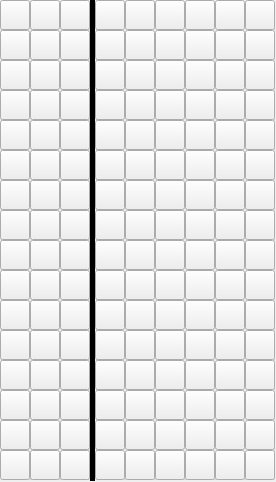
<?xml version="1.0" encoding="UTF-8"?>
<ui version="4.0">
 <class>ColorChoiceWindow</class>
 <widget class="QWidget" name="ColorChoiceWindow">
  <property name="geometry">
   <rect>
    <x>0</x>
    <y>0</y>
    <width>276</width>
    <height>482</height>
   </rect>
  </property>
  <property name="windowTitle">
   <string>Form</string>
  </property>
  <widget class="QGroupBox" name="groupBox">
   <property name="geometry">
    <rect>
     <x>0</x>
     <y>0</y>
     <width>90</width>
     <height>480</height>
    </rect>
   </property>
   <property name="title">
    <string/>
   </property>
   <widget class="QPushButton" name="pushButton">
    <property name="geometry">
     <rect>
      <x>0</x>
      <y>0</y>
      <width>30</width>
      <height>30</height>
     </rect>
    </property>
    <property name="text">
     <string/>
    </property>
   </widget>
   <widget class="QPushButton" name="pushButton_2">
    <property name="geometry">
     <rect>
      <x>30</x>
      <y>0</y>
      <width>30</width>
      <height>30</height>
     </rect>
    </property>
    <property name="text">
     <string/>
    </property>
   </widget>
   <widget class="QPushButton" name="pushButton_3">
    <property name="geometry">
     <rect>
      <x>60</x>
      <y>0</y>
      <width>30</width>
      <height>30</height>
     </rect>
    </property>
    <property name="text">
     <string/>
    </property>
   </widget>
   <widget class="QPushButton" name="pushButton_4">
    <property name="geometry">
     <rect>
      <x>30</x>
      <y>30</y>
      <width>30</width>
      <height>30</height>
     </rect>
    </property>
    <property name="text">
     <string/>
    </property>
   </widget>
   <widget class="QPushButton" name="pushButton_5">
    <property name="geometry">
     <rect>
      <x>60</x>
      <y>30</y>
      <width>30</width>
      <height>30</height>
     </rect>
    </property>
    <property name="text">
     <string/>
    </property>
   </widget>
   <widget class="QPushButton" name="pushButton_6">
    <property name="geometry">
     <rect>
      <x>0</x>
      <y>30</y>
      <width>30</width>
      <height>30</height>
     </rect>
    </property>
    <property name="text">
     <string/>
    </property>
   </widget>
   <widget class="QPushButton" name="pushButton_7">
    <property name="geometry">
     <rect>
      <x>30</x>
      <y>60</y>
      <width>30</width>
      <height>30</height>
     </rect>
    </property>
    <property name="text">
     <string/>
    </property>
   </widget>
   <widget class="QPushButton" name="pushButton_8">
    <property name="geometry">
     <rect>
      <x>60</x>
      <y>60</y>
      <width>30</width>
      <height>30</height>
     </rect>
    </property>
    <property name="text">
     <string/>
    </property>
   </widget>
   <widget class="QPushButton" name="pushButton_9">
    <property name="geometry">
     <rect>
      <x>0</x>
      <y>60</y>
      <width>30</width>
      <height>30</height>
     </rect>
    </property>
    <property name="text">
     <string/>
    </property>
   </widget>
   <widget class="QPushButton" name="pushButton_10">
    <property name="geometry">
     <rect>
      <x>30</x>
      <y>90</y>
      <width>30</width>
      <height>30</height>
     </rect>
    </property>
    <property name="text">
     <string/>
    </property>
   </widget>
   <widget class="QPushButton" name="pushButton_11">
    <property name="geometry">
     <rect>
      <x>60</x>
      <y>90</y>
      <width>30</width>
      <height>30</height>
     </rect>
    </property>
    <property name="text">
     <string/>
    </property>
   </widget>
   <widget class="QPushButton" name="pushButton_12">
    <property name="geometry">
     <rect>
      <x>0</x>
      <y>90</y>
      <width>30</width>
      <height>30</height>
     </rect>
    </property>
    <property name="text">
     <string/>
    </property>
   </widget>
   <widget class="QPushButton" name="pushButton_13">
    <property name="geometry">
     <rect>
      <x>60</x>
      <y>180</y>
      <width>30</width>
      <height>30</height>
     </rect>
    </property>
    <property name="text">
     <string/>
    </property>
   </widget>
   <widget class="QPushButton" name="pushButton_14">
    <property name="geometry">
     <rect>
      <x>30</x>
      <y>210</y>
      <width>30</width>
      <height>30</height>
     </rect>
    </property>
    <property name="text">
     <string/>
    </property>
   </widget>
   <widget class="QPushButton" name="pushButton_15">
    <property name="geometry">
     <rect>
      <x>30</x>
      <y>120</y>
      <width>30</width>
      <height>30</height>
     </rect>
    </property>
    <property name="text">
     <string/>
    </property>
   </widget>
   <widget class="QPushButton" name="pushButton_16">
    <property name="geometry">
     <rect>
      <x>60</x>
      <y>210</y>
      <width>30</width>
      <height>30</height>
     </rect>
    </property>
    <property name="text">
     <string/>
    </property>
   </widget>
   <widget class="QPushButton" name="pushButton_17">
    <property name="geometry">
     <rect>
      <x>60</x>
      <y>150</y>
      <width>30</width>
      <height>30</height>
     </rect>
    </property>
    <property name="text">
     <string/>
    </property>
   </widget>
   <widget class="QPushButton" name="pushButton_18">
    <property name="geometry">
     <rect>
      <x>0</x>
      <y>150</y>
      <width>30</width>
      <height>30</height>
     </rect>
    </property>
    <property name="text">
     <string/>
    </property>
   </widget>
   <widget class="QPushButton" name="pushButton_19">
    <property name="geometry">
     <rect>
      <x>30</x>
      <y>150</y>
      <width>30</width>
      <height>30</height>
     </rect>
    </property>
    <property name="text">
     <string/>
    </property>
   </widget>
   <widget class="QPushButton" name="pushButton_20">
    <property name="geometry">
     <rect>
      <x>60</x>
      <y>120</y>
      <width>30</width>
      <height>30</height>
     </rect>
    </property>
    <property name="text">
     <string/>
    </property>
   </widget>
   <widget class="QPushButton" name="pushButton_21">
    <property name="geometry">
     <rect>
      <x>0</x>
      <y>210</y>
      <width>30</width>
      <height>30</height>
     </rect>
    </property>
    <property name="text">
     <string/>
    </property>
   </widget>
   <widget class="QPushButton" name="pushButton_22">
    <property name="geometry">
     <rect>
      <x>30</x>
      <y>180</y>
      <width>30</width>
      <height>30</height>
     </rect>
    </property>
    <property name="text">
     <string/>
    </property>
   </widget>
   <widget class="QPushButton" name="pushButton_23">
    <property name="geometry">
     <rect>
      <x>0</x>
      <y>120</y>
      <width>30</width>
      <height>30</height>
     </rect>
    </property>
    <property name="text">
     <string/>
    </property>
   </widget>
   <widget class="QPushButton" name="pushButton_24">
    <property name="geometry">
     <rect>
      <x>0</x>
      <y>180</y>
      <width>30</width>
      <height>30</height>
     </rect>
    </property>
    <property name="text">
     <string/>
    </property>
   </widget>
   <widget class="QPushButton" name="pushButton_25">
    <property name="geometry">
     <rect>
      <x>60</x>
      <y>330</y>
      <width>30</width>
      <height>30</height>
     </rect>
    </property>
    <property name="text">
     <string/>
    </property>
   </widget>
   <widget class="QPushButton" name="pushButton_26">
    <property name="geometry">
     <rect>
      <x>0</x>
      <y>240</y>
      <width>30</width>
      <height>30</height>
     </rect>
    </property>
    <property name="text">
     <string/>
    </property>
   </widget>
   <widget class="QPushButton" name="pushButton_27">
    <property name="geometry">
     <rect>
      <x>30</x>
      <y>330</y>
      <width>30</width>
      <height>30</height>
     </rect>
    </property>
    <property name="text">
     <string/>
    </property>
   </widget>
   <widget class="QPushButton" name="pushButton_28">
    <property name="geometry">
     <rect>
      <x>30</x>
      <y>240</y>
      <width>30</width>
      <height>30</height>
     </rect>
    </property>
    <property name="text">
     <string/>
    </property>
   </widget>
   <widget class="QPushButton" name="pushButton_29">
    <property name="geometry">
     <rect>
      <x>30</x>
      <y>360</y>
      <width>30</width>
      <height>30</height>
     </rect>
    </property>
    <property name="text">
     <string/>
    </property>
   </widget>
   <widget class="QPushButton" name="pushButton_30">
    <property name="geometry">
     <rect>
      <x>60</x>
      <y>450</y>
      <width>30</width>
      <height>30</height>
     </rect>
    </property>
    <property name="text">
     <string/>
    </property>
   </widget>
   <widget class="QPushButton" name="pushButton_31">
    <property name="geometry">
     <rect>
      <x>30</x>
      <y>450</y>
      <width>30</width>
      <height>30</height>
     </rect>
    </property>
    <property name="text">
     <string/>
    </property>
   </widget>
   <widget class="QPushButton" name="pushButton_32">
    <property name="geometry">
     <rect>
      <x>60</x>
      <y>420</y>
      <width>30</width>
      <height>30</height>
     </rect>
    </property>
    <property name="text">
     <string/>
    </property>
   </widget>
   <widget class="QPushButton" name="pushButton_33">
    <property name="geometry">
     <rect>
      <x>60</x>
      <y>360</y>
      <width>30</width>
      <height>30</height>
     </rect>
    </property>
    <property name="text">
     <string/>
    </property>
   </widget>
   <widget class="QPushButton" name="pushButton_34">
    <property name="geometry">
     <rect>
      <x>0</x>
      <y>270</y>
      <width>30</width>
      <height>30</height>
     </rect>
    </property>
    <property name="text">
     <string/>
    </property>
   </widget>
   <widget class="QPushButton" name="pushButton_35">
    <property name="geometry">
     <rect>
      <x>60</x>
      <y>240</y>
      <width>30</width>
      <height>30</height>
     </rect>
    </property>
    <property name="text">
     <string/>
    </property>
   </widget>
   <widget class="QPushButton" name="pushButton_36">
    <property name="geometry">
     <rect>
      <x>30</x>
      <y>390</y>
      <width>30</width>
      <height>30</height>
     </rect>
    </property>
    <property name="text">
     <string/>
    </property>
   </widget>
   <widget class="QPushButton" name="pushButton_37">
    <property name="geometry">
     <rect>
      <x>60</x>
      <y>300</y>
      <width>30</width>
      <height>30</height>
     </rect>
    </property>
    <property name="text">
     <string/>
    </property>
   </widget>
   <widget class="QPushButton" name="pushButton_38">
    <property name="geometry">
     <rect>
      <x>0</x>
      <y>420</y>
      <width>30</width>
      <height>30</height>
     </rect>
    </property>
    <property name="text">
     <string/>
    </property>
   </widget>
   <widget class="QPushButton" name="pushButton_39">
    <property name="geometry">
     <rect>
      <x>60</x>
      <y>390</y>
      <width>30</width>
      <height>30</height>
     </rect>
    </property>
    <property name="text">
     <string/>
    </property>
   </widget>
   <widget class="QPushButton" name="pushButton_40">
    <property name="geometry">
     <rect>
      <x>0</x>
      <y>330</y>
      <width>30</width>
      <height>30</height>
     </rect>
    </property>
    <property name="text">
     <string/>
    </property>
   </widget>
   <widget class="QPushButton" name="pushButton_41">
    <property name="geometry">
     <rect>
      <x>0</x>
      <y>450</y>
      <width>30</width>
      <height>30</height>
     </rect>
    </property>
    <property name="text">
     <string/>
    </property>
   </widget>
   <widget class="QPushButton" name="pushButton_42">
    <property name="geometry">
     <rect>
      <x>60</x>
      <y>270</y>
      <width>30</width>
      <height>30</height>
     </rect>
    </property>
    <property name="text">
     <string/>
    </property>
   </widget>
   <widget class="QPushButton" name="pushButton_43">
    <property name="geometry">
     <rect>
      <x>0</x>
      <y>360</y>
      <width>30</width>
      <height>30</height>
     </rect>
    </property>
    <property name="text">
     <string/>
    </property>
   </widget>
   <widget class="QPushButton" name="pushButton_44">
    <property name="geometry">
     <rect>
      <x>0</x>
      <y>390</y>
      <width>30</width>
      <height>30</height>
     </rect>
    </property>
    <property name="text">
     <string/>
    </property>
   </widget>
   <widget class="QPushButton" name="pushButton_45">
    <property name="geometry">
     <rect>
      <x>30</x>
      <y>420</y>
      <width>30</width>
      <height>30</height>
     </rect>
    </property>
    <property name="text">
     <string/>
    </property>
   </widget>
   <widget class="QPushButton" name="pushButton_46">
    <property name="geometry">
     <rect>
      <x>0</x>
      <y>300</y>
      <width>30</width>
      <height>30</height>
     </rect>
    </property>
    <property name="text">
     <string/>
    </property>
   </widget>
   <widget class="QPushButton" name="pushButton_47">
    <property name="geometry">
     <rect>
      <x>30</x>
      <y>270</y>
      <width>30</width>
      <height>30</height>
     </rect>
    </property>
    <property name="text">
     <string/>
    </property>
   </widget>
   <widget class="QPushButton" name="pushButton_48">
    <property name="geometry">
     <rect>
      <x>30</x>
      <y>300</y>
      <width>30</width>
      <height>30</height>
     </rect>
    </property>
    <property name="text">
     <string/>
    </property>
   </widget>
  </widget>
  <widget class="QGroupBox" name="groupBox_2">
   <property name="geometry">
    <rect>
     <x>95</x>
     <y>0</y>
     <width>180</width>
     <height>480</height>
    </rect>
   </property>
   <property name="title">
    <string/>
   </property>
   <widget class="QPushButton" name="btnAltColor">
    <property name="geometry">
     <rect>
      <x>0</x>
      <y>0</y>
      <width>30</width>
      <height>30</height>
     </rect>
    </property>
    <property name="text">
     <string/>
    </property>
   </widget>
   <widget class="QPushButton" name="btnAltColor_2">
    <property name="geometry">
     <rect>
      <x>30</x>
      <y>0</y>
      <width>30</width>
      <height>30</height>
     </rect>
    </property>
    <property name="text">
     <string/>
    </property>
   </widget>
   <widget class="QPushButton" name="btnAltColor_3">
    <property name="geometry">
     <rect>
      <x>60</x>
      <y>0</y>
      <width>30</width>
      <height>30</height>
     </rect>
    </property>
    <property name="text">
     <string/>
    </property>
   </widget>
   <widget class="QPushButton" name="btnAltColor_4">
    <property name="geometry">
     <rect>
      <x>90</x>
      <y>0</y>
      <width>30</width>
      <height>30</height>
     </rect>
    </property>
    <property name="text">
     <string/>
    </property>
   </widget>
   <widget class="QPushButton" name="btnAltColor_5">
    <property name="geometry">
     <rect>
      <x>120</x>
      <y>0</y>
      <width>30</width>
      <height>30</height>
     </rect>
    </property>
    <property name="text">
     <string/>
    </property>
   </widget>
   <widget class="QPushButton" name="btnAltColor_6">
    <property name="geometry">
     <rect>
      <x>150</x>
      <y>0</y>
      <width>30</width>
      <height>30</height>
     </rect>
    </property>
    <property name="text">
     <string/>
    </property>
   </widget>
   <widget class="QPushButton" name="btnAltColor_7">
    <property name="geometry">
     <rect>
      <x>0</x>
      <y>30</y>
      <width>30</width>
      <height>30</height>
     </rect>
    </property>
    <property name="text">
     <string/>
    </property>
   </widget>
   <widget class="QPushButton" name="btnAltColor_8">
    <property name="geometry">
     <rect>
      <x>30</x>
      <y>30</y>
      <width>30</width>
      <height>30</height>
     </rect>
    </property>
    <property name="text">
     <string/>
    </property>
   </widget>
   <widget class="QPushButton" name="btnAltColor_9">
    <property name="geometry">
     <rect>
      <x>60</x>
      <y>30</y>
      <width>30</width>
      <height>30</height>
     </rect>
    </property>
    <property name="text">
     <string/>
    </property>
   </widget>
   <widget class="QPushButton" name="btnAltColor_10">
    <property name="geometry">
     <rect>
      <x>90</x>
      <y>30</y>
      <width>30</width>
      <height>30</height>
     </rect>
    </property>
    <property name="text">
     <string/>
    </property>
   </widget>
   <widget class="QPushButton" name="btnAltColor_11">
    <property name="geometry">
     <rect>
      <x>120</x>
      <y>30</y>
      <width>30</width>
      <height>30</height>
     </rect>
    </property>
    <property name="text">
     <string/>
    </property>
   </widget>
   <widget class="QPushButton" name="btnAltColor_12">
    <property name="geometry">
     <rect>
      <x>150</x>
      <y>30</y>
      <width>30</width>
      <height>30</height>
     </rect>
    </property>
    <property name="text">
     <string/>
    </property>
   </widget>
   <widget class="QPushButton" name="btnAltColor_13">
    <property name="geometry">
     <rect>
      <x>120</x>
      <y>90</y>
      <width>30</width>
      <height>30</height>
     </rect>
    </property>
    <property name="text">
     <string/>
    </property>
   </widget>
   <widget class="QPushButton" name="btnAltColor_14">
    <property name="geometry">
     <rect>
      <x>150</x>
      <y>90</y>
      <width>30</width>
      <height>30</height>
     </rect>
    </property>
    <property name="text">
     <string/>
    </property>
   </widget>
   <widget class="QPushButton" name="btnAltColor_15">
    <property name="geometry">
     <rect>
      <x>0</x>
      <y>60</y>
      <width>30</width>
      <height>30</height>
     </rect>
    </property>
    <property name="text">
     <string/>
    </property>
   </widget>
   <widget class="QPushButton" name="btnAltColor_16">
    <property name="geometry">
     <rect>
      <x>90</x>
      <y>60</y>
      <width>30</width>
      <height>30</height>
     </rect>
    </property>
    <property name="text">
     <string/>
    </property>
   </widget>
   <widget class="QPushButton" name="btnAltColor_17">
    <property name="geometry">
     <rect>
      <x>30</x>
      <y>90</y>
      <width>30</width>
      <height>30</height>
     </rect>
    </property>
    <property name="text">
     <string/>
    </property>
   </widget>
   <widget class="QPushButton" name="btnAltColor_18">
    <property name="geometry">
     <rect>
      <x>0</x>
      <y>90</y>
      <width>30</width>
      <height>30</height>
     </rect>
    </property>
    <property name="text">
     <string/>
    </property>
   </widget>
   <widget class="QPushButton" name="btnAltColor_19">
    <property name="geometry">
     <rect>
      <x>30</x>
      <y>60</y>
      <width>30</width>
      <height>30</height>
     </rect>
    </property>
    <property name="text">
     <string/>
    </property>
   </widget>
   <widget class="QPushButton" name="btnAltColor_20">
    <property name="geometry">
     <rect>
      <x>60</x>
      <y>60</y>
      <width>30</width>
      <height>30</height>
     </rect>
    </property>
    <property name="text">
     <string/>
    </property>
   </widget>
   <widget class="QPushButton" name="btnAltColor_21">
    <property name="geometry">
     <rect>
      <x>150</x>
      <y>60</y>
      <width>30</width>
      <height>30</height>
     </rect>
    </property>
    <property name="text">
     <string/>
    </property>
   </widget>
   <widget class="QPushButton" name="btnAltColor_22">
    <property name="geometry">
     <rect>
      <x>90</x>
      <y>90</y>
      <width>30</width>
      <height>30</height>
     </rect>
    </property>
    <property name="text">
     <string/>
    </property>
   </widget>
   <widget class="QPushButton" name="btnAltColor_23">
    <property name="geometry">
     <rect>
      <x>120</x>
      <y>60</y>
      <width>30</width>
      <height>30</height>
     </rect>
    </property>
    <property name="text">
     <string/>
    </property>
   </widget>
   <widget class="QPushButton" name="btnAltColor_24">
    <property name="geometry">
     <rect>
      <x>60</x>
      <y>90</y>
      <width>30</width>
      <height>30</height>
     </rect>
    </property>
    <property name="text">
     <string/>
    </property>
   </widget>
   <widget class="QPushButton" name="btnAltColor_25">
    <property name="geometry">
     <rect>
      <x>120</x>
      <y>150</y>
      <width>30</width>
      <height>30</height>
     </rect>
    </property>
    <property name="text">
     <string/>
    </property>
   </widget>
   <widget class="QPushButton" name="btnAltColor_26">
    <property name="geometry">
     <rect>
      <x>150</x>
      <y>150</y>
      <width>30</width>
      <height>30</height>
     </rect>
    </property>
    <property name="text">
     <string/>
    </property>
   </widget>
   <widget class="QPushButton" name="btnAltColor_27">
    <property name="geometry">
     <rect>
      <x>0</x>
      <y>120</y>
      <width>30</width>
      <height>30</height>
     </rect>
    </property>
    <property name="text">
     <string/>
    </property>
   </widget>
   <widget class="QPushButton" name="btnAltColor_28">
    <property name="geometry">
     <rect>
      <x>90</x>
      <y>120</y>
      <width>30</width>
      <height>30</height>
     </rect>
    </property>
    <property name="text">
     <string/>
    </property>
   </widget>
   <widget class="QPushButton" name="btnAltColor_29">
    <property name="geometry">
     <rect>
      <x>30</x>
      <y>150</y>
      <width>30</width>
      <height>30</height>
     </rect>
    </property>
    <property name="text">
     <string/>
    </property>
   </widget>
   <widget class="QPushButton" name="btnAltColor_30">
    <property name="geometry">
     <rect>
      <x>0</x>
      <y>150</y>
      <width>30</width>
      <height>30</height>
     </rect>
    </property>
    <property name="text">
     <string/>
    </property>
   </widget>
   <widget class="QPushButton" name="btnAltColor_31">
    <property name="geometry">
     <rect>
      <x>30</x>
      <y>120</y>
      <width>30</width>
      <height>30</height>
     </rect>
    </property>
    <property name="text">
     <string/>
    </property>
   </widget>
   <widget class="QPushButton" name="btnAltColor_32">
    <property name="geometry">
     <rect>
      <x>60</x>
      <y>120</y>
      <width>30</width>
      <height>30</height>
     </rect>
    </property>
    <property name="text">
     <string/>
    </property>
   </widget>
   <widget class="QPushButton" name="btnAltColor_33">
    <property name="geometry">
     <rect>
      <x>150</x>
      <y>120</y>
      <width>30</width>
      <height>30</height>
     </rect>
    </property>
    <property name="text">
     <string/>
    </property>
   </widget>
   <widget class="QPushButton" name="btnAltColor_34">
    <property name="geometry">
     <rect>
      <x>90</x>
      <y>150</y>
      <width>30</width>
      <height>30</height>
     </rect>
    </property>
    <property name="text">
     <string/>
    </property>
   </widget>
   <widget class="QPushButton" name="btnAltColor_35">
    <property name="geometry">
     <rect>
      <x>120</x>
      <y>120</y>
      <width>30</width>
      <height>30</height>
     </rect>
    </property>
    <property name="text">
     <string/>
    </property>
   </widget>
   <widget class="QPushButton" name="btnAltColor_36">
    <property name="geometry">
     <rect>
      <x>60</x>
      <y>150</y>
      <width>30</width>
      <height>30</height>
     </rect>
    </property>
    <property name="text">
     <string/>
    </property>
   </widget>
   <widget class="QPushButton" name="btnAltColor_37">
    <property name="geometry">
     <rect>
      <x>120</x>
      <y>210</y>
      <width>30</width>
      <height>30</height>
     </rect>
    </property>
    <property name="text">
     <string/>
    </property>
   </widget>
   <widget class="QPushButton" name="btnAltColor_38">
    <property name="geometry">
     <rect>
      <x>150</x>
      <y>210</y>
      <width>30</width>
      <height>30</height>
     </rect>
    </property>
    <property name="text">
     <string/>
    </property>
   </widget>
   <widget class="QPushButton" name="btnAltColor_39">
    <property name="geometry">
     <rect>
      <x>0</x>
      <y>180</y>
      <width>30</width>
      <height>30</height>
     </rect>
    </property>
    <property name="text">
     <string/>
    </property>
   </widget>
   <widget class="QPushButton" name="btnAltColor_40">
    <property name="geometry">
     <rect>
      <x>90</x>
      <y>180</y>
      <width>30</width>
      <height>30</height>
     </rect>
    </property>
    <property name="text">
     <string/>
    </property>
   </widget>
   <widget class="QPushButton" name="btnAltColor_41">
    <property name="geometry">
     <rect>
      <x>30</x>
      <y>210</y>
      <width>30</width>
      <height>30</height>
     </rect>
    </property>
    <property name="text">
     <string/>
    </property>
   </widget>
   <widget class="QPushButton" name="btnAltColor_42">
    <property name="geometry">
     <rect>
      <x>0</x>
      <y>210</y>
      <width>30</width>
      <height>30</height>
     </rect>
    </property>
    <property name="text">
     <string/>
    </property>
   </widget>
   <widget class="QPushButton" name="btnAltColor_43">
    <property name="geometry">
     <rect>
      <x>30</x>
      <y>180</y>
      <width>30</width>
      <height>30</height>
     </rect>
    </property>
    <property name="text">
     <string/>
    </property>
   </widget>
   <widget class="QPushButton" name="btnAltColor_44">
    <property name="geometry">
     <rect>
      <x>60</x>
      <y>180</y>
      <width>30</width>
      <height>30</height>
     </rect>
    </property>
    <property name="text">
     <string/>
    </property>
   </widget>
   <widget class="QPushButton" name="btnAltColor_45">
    <property name="geometry">
     <rect>
      <x>150</x>
      <y>180</y>
      <width>30</width>
      <height>30</height>
     </rect>
    </property>
    <property name="text">
     <string/>
    </property>
   </widget>
   <widget class="QPushButton" name="btnAltColor_46">
    <property name="geometry">
     <rect>
      <x>90</x>
      <y>210</y>
      <width>30</width>
      <height>30</height>
     </rect>
    </property>
    <property name="text">
     <string/>
    </property>
   </widget>
   <widget class="QPushButton" name="btnAltColor_47">
    <property name="geometry">
     <rect>
      <x>120</x>
      <y>180</y>
      <width>30</width>
      <height>30</height>
     </rect>
    </property>
    <property name="text">
     <string/>
    </property>
   </widget>
   <widget class="QPushButton" name="btnAltColor_48">
    <property name="geometry">
     <rect>
      <x>60</x>
      <y>210</y>
      <width>30</width>
      <height>30</height>
     </rect>
    </property>
    <property name="text">
     <string/>
    </property>
   </widget>
   <widget class="QPushButton" name="btnAltColor_49">
    <property name="geometry">
     <rect>
      <x>120</x>
      <y>270</y>
      <width>30</width>
      <height>30</height>
     </rect>
    </property>
    <property name="text">
     <string/>
    </property>
   </widget>
   <widget class="QPushButton" name="btnAltColor_50">
    <property name="geometry">
     <rect>
      <x>150</x>
      <y>270</y>
      <width>30</width>
      <height>30</height>
     </rect>
    </property>
    <property name="text">
     <string/>
    </property>
   </widget>
   <widget class="QPushButton" name="btnAltColor_51">
    <property name="geometry">
     <rect>
      <x>0</x>
      <y>240</y>
      <width>30</width>
      <height>30</height>
     </rect>
    </property>
    <property name="text">
     <string/>
    </property>
   </widget>
   <widget class="QPushButton" name="btnAltColor_52">
    <property name="geometry">
     <rect>
      <x>90</x>
      <y>240</y>
      <width>30</width>
      <height>30</height>
     </rect>
    </property>
    <property name="text">
     <string/>
    </property>
   </widget>
   <widget class="QPushButton" name="btnAltColor_53">
    <property name="geometry">
     <rect>
      <x>30</x>
      <y>270</y>
      <width>30</width>
      <height>30</height>
     </rect>
    </property>
    <property name="text">
     <string/>
    </property>
   </widget>
   <widget class="QPushButton" name="btnAltColor_54">
    <property name="geometry">
     <rect>
      <x>0</x>
      <y>270</y>
      <width>30</width>
      <height>30</height>
     </rect>
    </property>
    <property name="text">
     <string/>
    </property>
   </widget>
   <widget class="QPushButton" name="btnAltColor_55">
    <property name="geometry">
     <rect>
      <x>30</x>
      <y>240</y>
      <width>30</width>
      <height>30</height>
     </rect>
    </property>
    <property name="text">
     <string/>
    </property>
   </widget>
   <widget class="QPushButton" name="btnAltColor_56">
    <property name="geometry">
     <rect>
      <x>60</x>
      <y>240</y>
      <width>30</width>
      <height>30</height>
     </rect>
    </property>
    <property name="text">
     <string/>
    </property>
   </widget>
   <widget class="QPushButton" name="btnAltColor_57">
    <property name="geometry">
     <rect>
      <x>150</x>
      <y>240</y>
      <width>30</width>
      <height>30</height>
     </rect>
    </property>
    <property name="text">
     <string/>
    </property>
   </widget>
   <widget class="QPushButton" name="btnAltColor_58">
    <property name="geometry">
     <rect>
      <x>90</x>
      <y>270</y>
      <width>30</width>
      <height>30</height>
     </rect>
    </property>
    <property name="text">
     <string/>
    </property>
   </widget>
   <widget class="QPushButton" name="btnAltColor_59">
    <property name="geometry">
     <rect>
      <x>120</x>
      <y>240</y>
      <width>30</width>
      <height>30</height>
     </rect>
    </property>
    <property name="text">
     <string/>
    </property>
   </widget>
   <widget class="QPushButton" name="btnAltColor_60">
    <property name="geometry">
     <rect>
      <x>60</x>
      <y>270</y>
      <width>30</width>
      <height>30</height>
     </rect>
    </property>
    <property name="text">
     <string/>
    </property>
   </widget>
   <widget class="QPushButton" name="btnAltColor_61">
    <property name="geometry">
     <rect>
      <x>120</x>
      <y>330</y>
      <width>30</width>
      <height>30</height>
     </rect>
    </property>
    <property name="text">
     <string/>
    </property>
   </widget>
   <widget class="QPushButton" name="btnAltColor_62">
    <property name="geometry">
     <rect>
      <x>150</x>
      <y>330</y>
      <width>30</width>
      <height>30</height>
     </rect>
    </property>
    <property name="text">
     <string/>
    </property>
   </widget>
   <widget class="QPushButton" name="btnAltColor_63">
    <property name="geometry">
     <rect>
      <x>0</x>
      <y>300</y>
      <width>30</width>
      <height>30</height>
     </rect>
    </property>
    <property name="text">
     <string/>
    </property>
   </widget>
   <widget class="QPushButton" name="btnAltColor_64">
    <property name="geometry">
     <rect>
      <x>90</x>
      <y>300</y>
      <width>30</width>
      <height>30</height>
     </rect>
    </property>
    <property name="text">
     <string/>
    </property>
   </widget>
   <widget class="QPushButton" name="btnAltColor_65">
    <property name="geometry">
     <rect>
      <x>30</x>
      <y>330</y>
      <width>30</width>
      <height>30</height>
     </rect>
    </property>
    <property name="text">
     <string/>
    </property>
   </widget>
   <widget class="QPushButton" name="btnAltColor_66">
    <property name="geometry">
     <rect>
      <x>0</x>
      <y>330</y>
      <width>30</width>
      <height>30</height>
     </rect>
    </property>
    <property name="text">
     <string/>
    </property>
   </widget>
   <widget class="QPushButton" name="btnAltColor_67">
    <property name="geometry">
     <rect>
      <x>30</x>
      <y>300</y>
      <width>30</width>
      <height>30</height>
     </rect>
    </property>
    <property name="text">
     <string/>
    </property>
   </widget>
   <widget class="QPushButton" name="btnAltColor_68">
    <property name="geometry">
     <rect>
      <x>60</x>
      <y>300</y>
      <width>30</width>
      <height>30</height>
     </rect>
    </property>
    <property name="text">
     <string/>
    </property>
   </widget>
   <widget class="QPushButton" name="btnAltColor_69">
    <property name="geometry">
     <rect>
      <x>150</x>
      <y>300</y>
      <width>30</width>
      <height>30</height>
     </rect>
    </property>
    <property name="text">
     <string/>
    </property>
   </widget>
   <widget class="QPushButton" name="btnAltColor_70">
    <property name="geometry">
     <rect>
      <x>90</x>
      <y>330</y>
      <width>30</width>
      <height>30</height>
     </rect>
    </property>
    <property name="text">
     <string/>
    </property>
   </widget>
   <widget class="QPushButton" name="btnAltColor_71">
    <property name="geometry">
     <rect>
      <x>120</x>
      <y>300</y>
      <width>30</width>
      <height>30</height>
     </rect>
    </property>
    <property name="text">
     <string/>
    </property>
   </widget>
   <widget class="QPushButton" name="btnAltColor_72">
    <property name="geometry">
     <rect>
      <x>60</x>
      <y>330</y>
      <width>30</width>
      <height>30</height>
     </rect>
    </property>
    <property name="text">
     <string/>
    </property>
   </widget>
   <widget class="QPushButton" name="btnAltColor_73">
    <property name="geometry">
     <rect>
      <x>120</x>
      <y>390</y>
      <width>30</width>
      <height>30</height>
     </rect>
    </property>
    <property name="text">
     <string/>
    </property>
   </widget>
   <widget class="QPushButton" name="btnAltColor_74">
    <property name="geometry">
     <rect>
      <x>150</x>
      <y>390</y>
      <width>30</width>
      <height>30</height>
     </rect>
    </property>
    <property name="text">
     <string/>
    </property>
   </widget>
   <widget class="QPushButton" name="btnAltColor_75">
    <property name="geometry">
     <rect>
      <x>0</x>
      <y>360</y>
      <width>30</width>
      <height>30</height>
     </rect>
    </property>
    <property name="text">
     <string/>
    </property>
   </widget>
   <widget class="QPushButton" name="btnAltColor_76">
    <property name="geometry">
     <rect>
      <x>90</x>
      <y>360</y>
      <width>30</width>
      <height>30</height>
     </rect>
    </property>
    <property name="text">
     <string/>
    </property>
   </widget>
   <widget class="QPushButton" name="btnAltColor_77">
    <property name="geometry">
     <rect>
      <x>30</x>
      <y>390</y>
      <width>30</width>
      <height>30</height>
     </rect>
    </property>
    <property name="text">
     <string/>
    </property>
   </widget>
   <widget class="QPushButton" name="btnAltColor_78">
    <property name="geometry">
     <rect>
      <x>0</x>
      <y>390</y>
      <width>30</width>
      <height>30</height>
     </rect>
    </property>
    <property name="text">
     <string/>
    </property>
   </widget>
   <widget class="QPushButton" name="btnAltColor_79">
    <property name="geometry">
     <rect>
      <x>30</x>
      <y>360</y>
      <width>30</width>
      <height>30</height>
     </rect>
    </property>
    <property name="text">
     <string/>
    </property>
   </widget>
   <widget class="QPushButton" name="btnAltColor_80">
    <property name="geometry">
     <rect>
      <x>60</x>
      <y>360</y>
      <width>30</width>
      <height>30</height>
     </rect>
    </property>
    <property name="text">
     <string/>
    </property>
   </widget>
   <widget class="QPushButton" name="btnAltColor_81">
    <property name="geometry">
     <rect>
      <x>150</x>
      <y>360</y>
      <width>30</width>
      <height>30</height>
     </rect>
    </property>
    <property name="text">
     <string/>
    </property>
   </widget>
   <widget class="QPushButton" name="btnAltColor_82">
    <property name="geometry">
     <rect>
      <x>90</x>
      <y>390</y>
      <width>30</width>
      <height>30</height>
     </rect>
    </property>
    <property name="text">
     <string/>
    </property>
   </widget>
   <widget class="QPushButton" name="btnAltColor_83">
    <property name="geometry">
     <rect>
      <x>120</x>
      <y>360</y>
      <width>30</width>
      <height>30</height>
     </rect>
    </property>
    <property name="text">
     <string/>
    </property>
   </widget>
   <widget class="QPushButton" name="btnAltColor_84">
    <property name="geometry">
     <rect>
      <x>60</x>
      <y>390</y>
      <width>30</width>
      <height>30</height>
     </rect>
    </property>
    <property name="text">
     <string/>
    </property>
   </widget>
   <widget class="QPushButton" name="btnAltColor_85">
    <property name="geometry">
     <rect>
      <x>120</x>
      <y>450</y>
      <width>30</width>
      <height>30</height>
     </rect>
    </property>
    <property name="text">
     <string/>
    </property>
   </widget>
   <widget class="QPushButton" name="btnAltColor_86">
    <property name="geometry">
     <rect>
      <x>150</x>
      <y>450</y>
      <width>30</width>
      <height>30</height>
     </rect>
    </property>
    <property name="text">
     <string/>
    </property>
   </widget>
   <widget class="QPushButton" name="btnAltColor_87">
    <property name="geometry">
     <rect>
      <x>0</x>
      <y>420</y>
      <width>30</width>
      <height>30</height>
     </rect>
    </property>
    <property name="text">
     <string/>
    </property>
   </widget>
   <widget class="QPushButton" name="btnAltColor_88">
    <property name="geometry">
     <rect>
      <x>90</x>
      <y>420</y>
      <width>30</width>
      <height>30</height>
     </rect>
    </property>
    <property name="text">
     <string/>
    </property>
   </widget>
   <widget class="QPushButton" name="btnAltColor_89">
    <property name="geometry">
     <rect>
      <x>30</x>
      <y>450</y>
      <width>30</width>
      <height>30</height>
     </rect>
    </property>
    <property name="text">
     <string/>
    </property>
   </widget>
   <widget class="QPushButton" name="btnAltColor_90">
    <property name="geometry">
     <rect>
      <x>0</x>
      <y>450</y>
      <width>30</width>
      <height>30</height>
     </rect>
    </property>
    <property name="text">
     <string/>
    </property>
   </widget>
   <widget class="QPushButton" name="btnAltColor_91">
    <property name="geometry">
     <rect>
      <x>30</x>
      <y>420</y>
      <width>30</width>
      <height>30</height>
     </rect>
    </property>
    <property name="text">
     <string/>
    </property>
   </widget>
   <widget class="QPushButton" name="btnAltColor_92">
    <property name="geometry">
     <rect>
      <x>60</x>
      <y>420</y>
      <width>30</width>
      <height>30</height>
     </rect>
    </property>
    <property name="text">
     <string/>
    </property>
   </widget>
   <widget class="QPushButton" name="btnAltColor_93">
    <property name="geometry">
     <rect>
      <x>150</x>
      <y>420</y>
      <width>30</width>
      <height>30</height>
     </rect>
    </property>
    <property name="text">
     <string/>
    </property>
   </widget>
   <widget class="QPushButton" name="btnAltColor_94">
    <property name="geometry">
     <rect>
      <x>90</x>
      <y>450</y>
      <width>30</width>
      <height>30</height>
     </rect>
    </property>
    <property name="text">
     <string/>
    </property>
   </widget>
   <widget class="QPushButton" name="btnAltColor_95">
    <property name="geometry">
     <rect>
      <x>120</x>
      <y>420</y>
      <width>30</width>
      <height>30</height>
     </rect>
    </property>
    <property name="text">
     <string/>
    </property>
   </widget>
   <widget class="QPushButton" name="btnAltColor_96">
    <property name="geometry">
     <rect>
      <x>60</x>
      <y>450</y>
      <width>30</width>
      <height>30</height>
     </rect>
    </property>
    <property name="text">
     <string/>
    </property>
   </widget>
  </widget>
  <widget class="Line" name="line">
   <property name="geometry">
    <rect>
     <x>84</x>
     <y>0</y>
     <width>16</width>
     <height>481</height>
    </rect>
   </property>
   <property name="font">
    <font>
     <pointsize>12</pointsize>
     <weight>75</weight>
     <bold>true</bold>
    </font>
   </property>
   <property name="frameShadow">
    <enum>QFrame::Plain</enum>
   </property>
   <property name="lineWidth">
    <number>5</number>
   </property>
   <property name="orientation">
    <enum>Qt::Vertical</enum>
   </property>
  </widget>
 </widget>
 <resources/>
 <connections/>
</ui>
